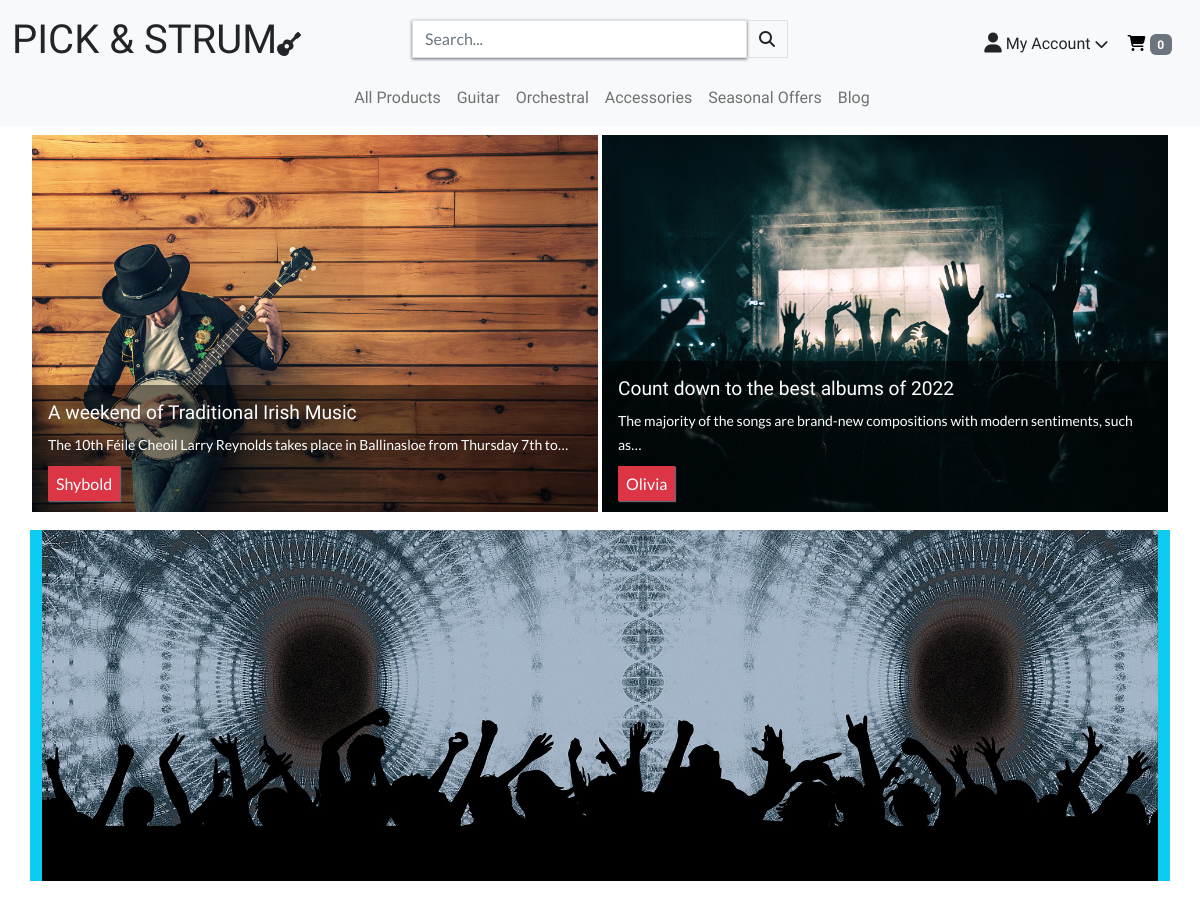
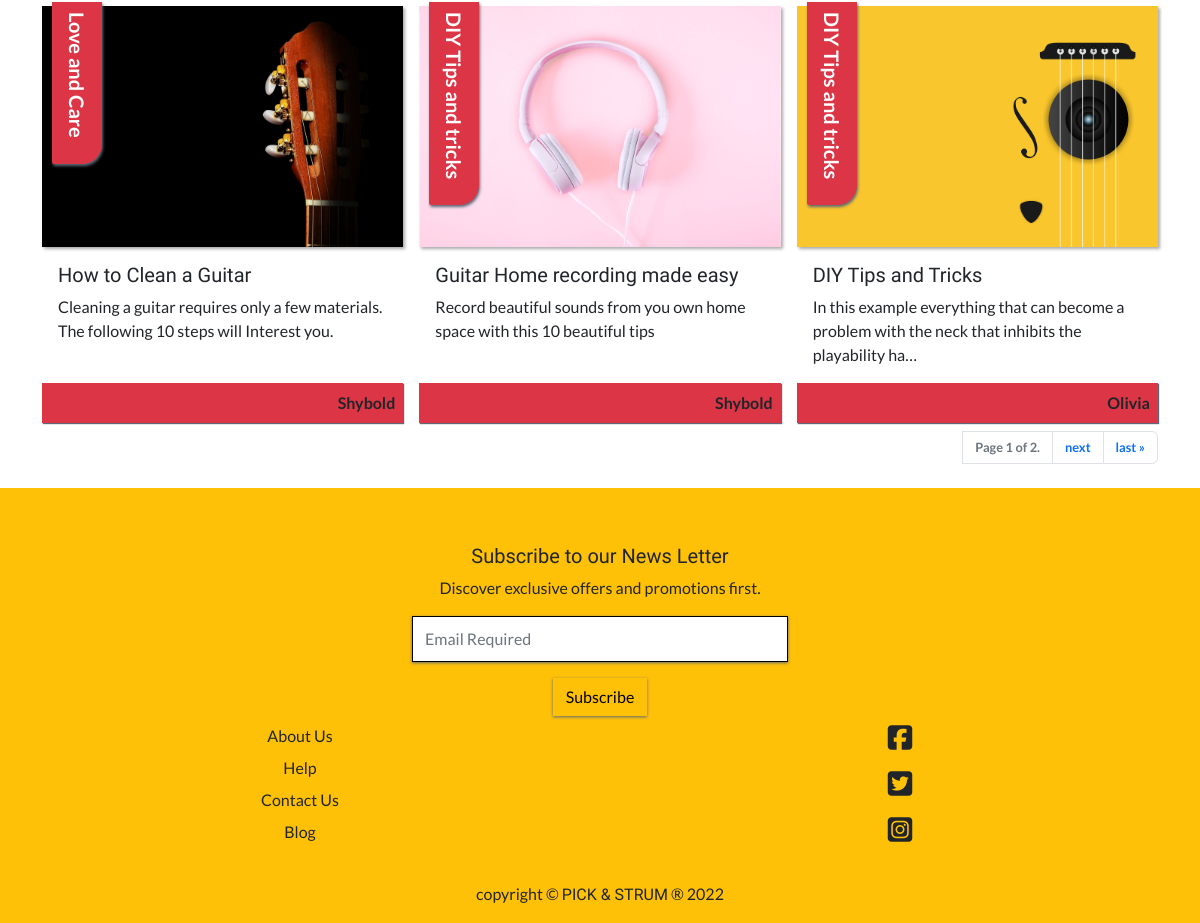
Screenshot of /blog/ with the database file from the repository (2 pictures, top to bottom).
### blog/models.py (models this page shows, shortened)
class Post(models.Model):
    title = models.CharField(max_length=100, unique=True)
    slug = models.SlugField(max_length=100, unique=True)
    author = models.ForeignKey(
        User, null=True, on_delete=models.SET_NULL)
    updated_on = models.DateTimeField(auto_now=True)
    category = models.ForeignKey(
        PostCategory, null=True, on_delete=models.SET_NULL, related_name='post')
    content = models.TextField()
    featured_image = models.ImageField(null=True, blank=True)
    excerpt = models.TextField(blank=True)
    created_on = models.DateTimeField(auto_now_add=True)
    status = models.IntegerField(choices=STATUS, default=0)
    likes = models.ManyToManyField(
        User, related_name='story_likes', blank=True
        )
    dislikes = models.ManyToManyField(
        User, related_name='story_dislikes', blank=True
        )
    class Meta:
        ordering = ["-created_on"]

class PostCategory(models.Model):
    class Meta:
        verbose_name_plural = 'PostCategories'
    name = models.CharField(max_length=254)
    friendly_name = models.CharField(max_length=254, null=True, blank=True)

### blog/views.py (the view)
# urls.py: path('', views.blog_home, name='blog_home'),
def blog_home(request):
    paginator = Paginator(
        Post.objects.filter(status=1).order_by("-created_on"), 3)
    page = request.GET.get('page')
    posts = paginator.get_page(page)
    query = PostCategory.objects.get(name='top_stories')
    top_stories = Post.objects.filter(category=query).order_by('?')
    context = {
        'posts': posts,
        'on_blog': True,
        'top_stories': top_stories,
    }
    template_name = 'blog/blog_home.html'
    return render(request, template_name, context)

### cart/contexts.py (called while the page is built, shortened)
def cart_contents(request):
    cart_items = []
    total = 0
    product_count = 0
    cart = request.session.get('cart', {})
    if total < settings.FREE_DELIVERY_THRESHOLD:
        delivery = total * Decimal(settings.STANDARD_DELIVERY_PERCENTAGE / 100)
        free_delivery_delta = settings.FREE_DELIVERY_THRESHOLD - total
    else:
        delivery = 0
        free_delivery_delta = 0
    grand_total = delivery + total
    context = {
        'cart_items': cart_items,
        'total': total,
        'product_count': product_count,
        'delivery': delivery,
        'free_delivery_delta': free_delivery_delta,
        'free_delivery_threshold': settings.FREE_DELIVERY_THRESHOLD,
        'grand_total': grand_total,
    }
    return context

### blog/templates/blog/blog_home.html (shortened to what this page needs)
{% extends "base.html" %}
{% load static %}
{% block extra_css %}
<link rel="stylesheet" href="{% static 'blog/css/blog.css' %}">
{% endblock %}
{% block page_header %}
<div class="container header-backspace">
</div>
{% endblock %}
{% block content %}
<div class="container">
  <div class="row">
    {% for top_story in top_stories|slice:":2" %}
    <div class="card text-bg-dark col-12 col-md-6 p-0 rounded-0 stories-container mb-3">
          {% if top_story.featured_image.url %}
            <img src="{{ top_story.featured_image.url }}" alt="{{ top_story.title }}" >
          {% else %}
            <img src="{{ MEDIA_URL }}noimage.png" alt="{{ top_story.title }}" >
          {% endif %}
      <a href="{% url 'view_post' top_story.slug %}">
      <div class="card-img-overlay p-0">
       <div class="text-box p-3">
        <h3 class="card-title post-heading">{{ top_story.title }}</h3>
        <p class="card-text"><small>{{ top_story.excerpt |truncatechars:85}}</small></p>
        <div>
          <span class="card-text bg-danger p-2 author">{{ top_story.author }}</span>
        </div>
       </div>
      </div>
    </a>
    </div>
    {% endfor %}
  </div>
  <div class="row mb-5">
    <div class="col-12 bg-info">
      <img src="{{ MEDIA_URL }}party.jpg" alt="" width="100%" height="100%">
    </div>
  </div>
  <div class="row row-cols-1 row-cols-md-2 row-cols-lg-3 g-3">
    {% for post in posts %}
    <div class="col">
      <div class="card h-100 post-card border-0 rounded-0">
        <div class="category-tag bg-danger">
          <p class="fs-5"><strong>{{ post.category.friendly_name }}</strong></p>
        </div>
        <a href="{% url 'view_post' post.slug %}">
          {% if post.featured_image.url %}
          <img src="{{ post.featured_image.url }}" class="card-img-top rounded-0 dynamic-card" alt="{{ post.title}}" >
          {% else %}
          <img src="https://res.cloudinary.com/shybold/image/upload/v1664883644/solar_imbgzk.jpg" class="card-img-top rounded-0 dynamic-card" alt="{{ post.title}}" >
          {% endif %}
        </a>
        <div class="card-body">
          <h5 class="card-title">{{ post.title}}</h5>
          <p class="card-text">{{ post.excerpt|truncatechars:100 }}</p>
        </div>
        <div class="card-footer bg-white border-0 p-0 text-end">
          <p class="card-text bg-danger p-2 author"><strong>{{ post.author }}</strong></p>
        </div>
      </div>
    </div>
    {% endfor %}
  </div>
  <div class="row my-2">
    <nav aria-label="Page navigation example">
      <ul class="pagination justify-content-end">
          <span class="current">
            <li class="page-item disabled"><a class="page-link text-responsive rounded-0" href="">Page {{ posts.number }} of
                {{ posts.paginator.num_pages }}.</a></li>
          </span>
          {% if posts.has_next %}
            <li class="page-item"><a class="page-link text-responsive" href="?page={{ posts.next_page_number }}">next</a></li>
            <li class="page-item"><a class="page-link text-responsive" href="?page={{ posts.paginator.num_pages }}">last &raquo;</a></li>
          {% endif %}
      </ul>
    </nav>
  </div>
</div>
{% endblock %}

### static/css/base.css (style rules this page uses)
* { padding: 0; margin: 0; box-sizing: border-box; }
body { font-family: 'Lato', sans-serif; }
h1, h2, h3, h4, h5, h6, .h-text { font-family: 'Roboto Condensed', sans-serif; }
:root { --white: #fff; --light-grey: #ccc; --black: #000; }
.header-backspace { padding-top: 133px; }
.dynamic-card { box-shadow: 2px 2px 3px #aaaaaa; }
.text-responsive { font-size: clamp(0.8rem, 0.9vw, 1.1rem) !important; font-weight: bold; }

### blog/static/blog/css/blog.css (style rules this page uses)
.post-card, .stories-container { position: relative; }
.stories-container { border: 2px solid #fff; }
.category-tag { writing-mode: vertical-lr; text-orientation: sideways; position: absolute; left: 10px; padding: 10px; color: #fff; border-radius: 0px 0px 20px 2px; box-shadow: 1px 2px 3px 0 #5d6977; margin-top: -4px; }
.text-box { position: absolute; background-color: rgba(0, 0, 0, 0.5); color: #fff; bottom: 0; width: 100%; }
.author { box-shadow: 1px 1px 1px 0 #5d6977; }
.post-heading { font-size: clamp(1.2rem, 1vw, 1.6rem) !important; }

### rows the page displays
Post: featured_image (picture), title "A weekend of Traditional Irish Music", excerpt "The 10th Féile Cheoil Larry Reynolds takes place in Ballinasloe from Thursday 7th to…", author "Shybold"
Post: featured_image (picture), title "Count down to the best albums of 2022", excerpt "The majority of the songs are brand-new compositions with modern sentiments, such as…", author "Olivia"
Post: category.friendly_name "Love and Care", featured_image (picture), title "How to Clean a Guitar", excerpt "Cleaning a guitar requires only a few materials. The following 10 steps will Interest you.", author "Shybold"
Post: category.friendly_name "DIY Tips and tricks", featured_image (picture), title "Guitar Home recording made easy", excerpt "Record beautiful sounds from you own home space with this 10 beautiful tips", author "Shybold"
Post: category.friendly_name "DIY Tips and tricks", featured_image (picture), title "DIY Tips and Tricks", excerpt "In this example everything that can become a problem with the neck that inhibits the playability ha…", author "Olivia"

### other values shown
{{ posts.number }} "1"
{{ posts.paginator.num_pages }} "2"
